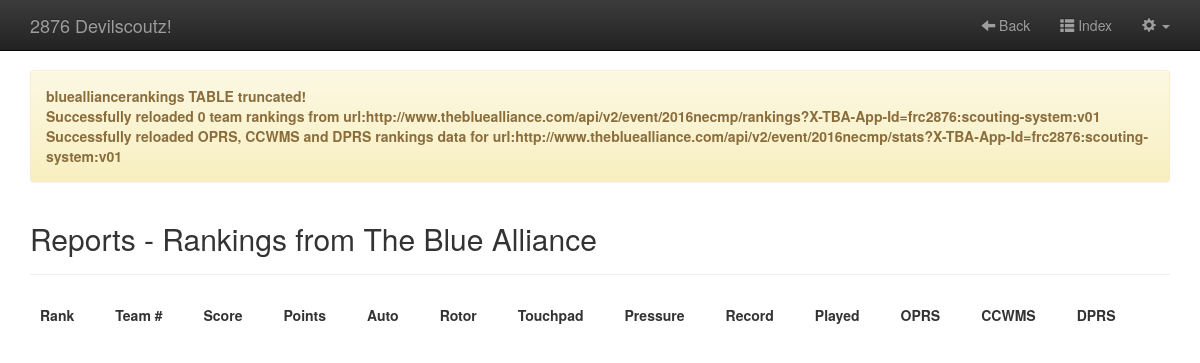
/reports/reportsBlueAllianceRanks.php?freshen=true (signed in), run on the app's committed database.
### tables this page shows
CREATE TABLE IF NOT EXISTS `eventstatus` (
  `id` int(11) UNSIGNED NOT NULL AUTO_INCREMENT,
  `eventkey` varchar(11) NOT NULL,
  `eventName` varchar(100) DEFAULT NULL,
  `eventShortName` varchar(30) DEFAULT NULL,
  `startDate` date DEFAULT NULL,
  `endDate` date DEFAULT NULL,
  `numQualMatches` int(11) DEFAULT NULL,
  `currentMatchNumber` int(11) NOT NULL,
  `active` varchar(6) DEFAULT NULL,
  PRIMARY KEY (`id`)
);

### includes/globalVars.php (called while the page is built, shortened)
<?php
$eventstatusTable = "eventstatus";
$bluealliancerankingsTable = "bluealliancerankings";
require_once $_SERVER["DOCUMENT_ROOT"] . "/includes/Db.php";
$db = new Db();
$queryEventStatus = "SELECT * FROM ".$eventstatusTable." WHERE active = 'true';";
$resultEventStatus = $db->query($queryEventStatus);
$rowEvtStatus = mysqli_fetch_assoc($resultEventStatus);
$currEvent = $rowEvtStatus["eventkey"];
?>

### includes/Db.php (called while the page is built, shortened)
<?php
class Db {
    protected static $connection;
    public function connect() {
        if(!isset(self::$connection)) {
            $config = parse_ini_file(dirname(__FILE__) . "/../../scouting_config.ini");
            self::$connection = new mysqli($config['hostname'],$config['username'],$config['password'],$config['dbname']);
        }
        return self::$connection;
    }
    public function query($query) {
        $connection = $this -> connect();
        $result = $connection -> query($query);
        return $result;
    }
}
?>

### reports/reportsBlueAllianceRanks.php (the view, shortened to what this page needs)
<?php
include "../includes/globalVars.php";
$freshen = ($_SESSION['role'] == "admin") && ($_GET["freshen"] == "true");
$msg = "";
if ($freshen) {
    $rankingsUrl = "http://www.thebluealliance.com/api/v2/event/".$currEvent."/rankings?X-TBA-App-Id=frc2876:scouting-system:v01";
    $msg .= $bluealliancerankingsTable . " TABLE truncated!<br/>";
    $countRanks = 0;
    $msg .= "Successfully reloaded ".$countRanks." team rankings from url:".$rankingsUrl."<br/>";
    $statsUrl = "http://www.thebluealliance.com/api/v2/event/".$currEvent."/stats?X-TBA-App-Id=frc2876:scouting-system:v01";
    $msg .= "Successfully reloaded OPRS, CCWMS and DPRS rankings data for url:".$statsUrl."<br/>";
}
?>
<!DOCTYPE html>
<html lang="en">
<head>
  <?php include "../includes/allCss.php" ?>
  <link rel="stylesheet" href="../includes/sortable-theme-bootstrap.css" />
</head>
<body>
    <?php include "../includes/userHeader.php" ?>
    <div class="container">
        <?php if ($freshen) { ?><div class="alert alert-warning" role="alert"><strong> <?= $msg ?> </strong></div><?php } ?>
        <div class="page-header"><h2>Reports - Rankings from The Blue Alliance</h2></div>
        <table data-sortable>
            <thead>
                <tr>
                    <th>Rank</th><th>Team #</th><th>Score</th><th>Points</th>
                    <th>Auto</th><th>Rotor</th><th>Touchpad</th><th>Pressure</th>
                    <th>Record</th><th>Played</th>
                    <th>OPRS</th><th>CCWMS</th><th>DPRS</th>
                </tr>
            </thead>
        </table>
    </div>
</body>
</html>

### includes/allCss.php (shortened to what this page needs)
<link rel="stylesheet" href="https://maxcdn.bootstrapcdn.com/bootstrap/3.3.2/css/bootstrap.min.css">
<link rel="stylesheet" href="https://maxcdn.bootstrapcdn.com/bootstrap/3.3.2/css/bootstrap-theme.min.css">
<link rel="stylesheet" href="https://maxcdn.bootstrapcdn.com/bootstrap/3.3.2/css/bootstrap.min.css">
<link rel="stylesheet" href="/includes/font-awesome.min.css">

### includes/userHeader.php (shortened to what this page needs)
<nav class="navbar navbar-inverse navbar-fixed-top">
  <div class="container">
    <div class="navbar-header">
      <a class="navbar-brand" href="/index.php">2876 Devilscoutz!</a>
    </div>
    <div id="navbar" class="navbar-collapse collapse">
      <ul class="nav navbar-nav navbar-right">
        <li><a href="javascript:window.history.back()"><span class="glyphicon glyphicon-arrow-left" aria-hidden="true"></span> Back</a></li>
        <li><a href="/index.php"><span class="glyphicon glyphicon-th-list" aria-hidden="true"></span> Index</a></li>
        <li class="dropdown">
          <a href="#" class="dropdown-toggle" data-toggle="dropdown" role="button" aria-expanded="false"><span class="glyphicon glyphicon-cog" aria-hidden="true"></span> <span class="caret"></span></a>
        </li>
      </ul>
    </div>
  </div>
</nav>

### includes/allCss.php (style rules this page uses)
body { padding-top: 70px; padding-bottom: 30px; }

### data on the page
eventstatus: eventkey "http://www.thebluealliance.com/api/v2/event/2016necmp/rankings?X-TBA-App-Id=frc2876:scouting-system:v01", eventkey "http://www.thebluealliance.com/api/v2/event/2016necmp/stats?X-TBA-App-Id=frc2876:scouting-system:v01"

### other printed values
$bluealliancerankingsTable "bluealliancerankings"
$countRanks "0"
